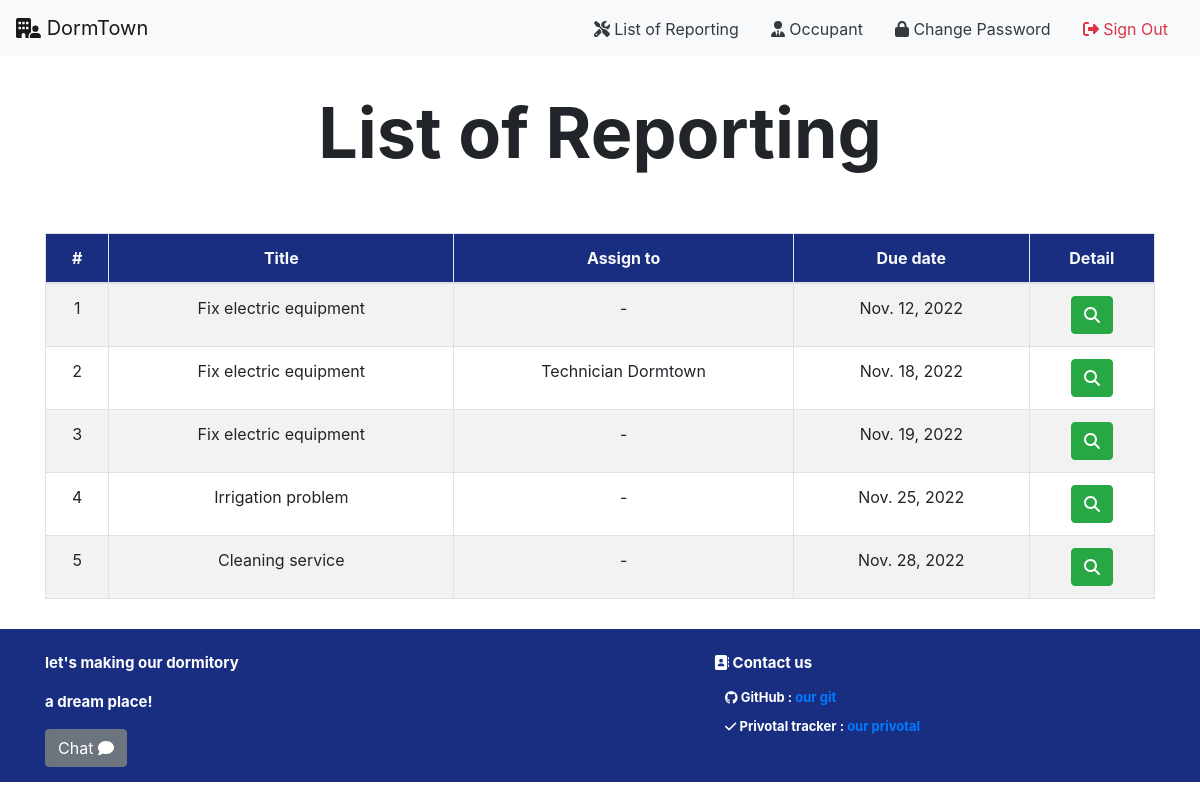
Page /occupant/report/all (signed in) on the committed database.
### occupant/models.py (models this page shows, shortened)
class UserInfo(models.Model):
    user_id = models.ForeignKey(
        User, on_delete=models.CASCADE, related_name="user_id")
    role_id = models.ForeignKey(
        Role, on_delete=models.CASCADE, related_name="role_id")
    room_id = models.ForeignKey(
        Room, on_delete=models.CASCADE, related_name="room_id", null=True)
    phone_number = models.CharField(max_length=10)
    address = models.CharField(max_length=100)
    street = models.CharField(max_length=50)
    state = models.CharField(max_length=50)
    city = models.CharField(max_length=50)
    country = models.CharField(max_length=20)
    zip_code = models.CharField(max_length=10)

class Role(models.Model):
    role_name = models.CharField(max_length=20)

class Report(models.Model):
    from_user_id = models.ForeignKey(
        User, on_delete=models.CASCADE, related_name="from_user_id")
    problem_type_id = models.ForeignKey(
        ProblemType, on_delete=models.CASCADE, related_name="problem_type_id")
    due_date = models.DateField()
    note = models.CharField(max_length=150)
    status_id = models.ForeignKey(
        StatusType, on_delete=models.CASCADE, related_name="status_id")
    assign_to_id = models.ForeignKey(
        User, on_delete=models.CASCADE, related_name="assign_to_id", null=True)
    role_id = models.ForeignKey(
        Role, on_delete=models.CASCADE, related_name="reported_role_id", null=True)

class ProblemType(models.Model):
    problem_name = models.CharField(max_length=30)
    def __str__(self):
        return f'{ self.problem_name }'

### occupant/views.py (the view)
# urls.py: path('report/all', views.list_report, name='list_report'),
def list_report(request):
    if not request.user.is_authenticated:
        return render(request, 'users/login.html', status=403)
    try:
        user = User.objects.get(pk=request.user.id)
        user_info = get_object_or_404(UserInfo, user_id=user)
        reports = Report.objects.filter(from_user_id=user).order_by('due_date')
    except:
        return render(request, 'rooms/500.html', status=500)
    return render(request, 'occupant/list_report.html', {
        'header': 'List of Report',
        'user_info': user_info,
        'reports': reports
    })

### occupant/templates/occupant/list_report.html
{% extends 'occupant/layout.html' %}
{% block body %}
<div class="text-center mt-4">
    <p class="header">List of Reporting</p>
</div>
<div class="container">
    <div class="py-3"></div>
    <table class="table table-bordered text-center table-striped">
        <thead class="text-light" style="background-color: #192e80;">
            <tr>
                <th>#</th>
                <th>Title</th>
                <th>Assign to</th>
                <th>Due date</th>
                <th>Detail</th>
            </tr>
        </thead>
        <tbodt>
            {% for report in reports %}
            <tr>
                <td>{{ forloop.counter }}</td>
                <td>{{ report.problem_type_id }}</td>
                {% if report.assign_to_id %}
                    <td>{{ report.assign_to_id.first_name }} {{ report.assign_to_id.last_name }}</td>
                {% else %}
                    <td>-</td>
                {% endif %}
                <td>{{ report.due_date }}</td>
                <td>
                    <a class="btn btn-success text-white" href="{% url 'occupant:get_report' report.id %}">
                        <i class="fa-solid fa-magnifying-glass"></i>
                    </a>
                </td>
            </tr>
            {% empty %}
            <tr>
                <td colspan="5"><i>No Data</i></td>
            </tr>
            {% endfor %}
        </tbodt>
    </table>
</div>
{% endblock %}

### occupant/templates/occupant/layout.html (shortened to what this page needs)
{% load static %}
<!DOCTYPE html>
<html>
<head>
  <link rel="stylesheet" href="https://cdn.jsdelivr.net/npm/bootstrap@4.3.1/dist/css/bootstrap.min.css" />
  {% load static %}
  <link href="{% static 'fontawesomefree/css/all.min.css' %}" rel="stylesheet" type="text/css" />
  <link rel="stylesheet" href="{% static 'rooms/styles.css' %}" />
  <link rel="stylesheet" href="{% static 'rooms/styles.css' %}" />
  <link rel="stylesheet" href="{% static 'chat/chat.css' %}" />
  <link rel="stylesheet" href="{% static 'manager/dashboard.css' %}" />
  <link href="{% static 'fontawesomefree/css/fontawesome.css' %}" rel="stylesheet" type="text/css">
  <link href="{% static 'fontawesomefree/css/brands.css' %}" rel="stylesheet" type="text/css">
  <link href="{% static 'fontawesomefree/css/solid.css' %}" rel="stylesheet" type="text/css">
  <link href="{% static 'fontawesomefree/css/all.min.css' %}" rel="stylesheet" type="text/css">
</head>
<body>
  {% load sweetify %}
  <nav class="navbar navbar-expand-lg navbar-light bg-light mb-2">
    <a class="navbar-brand" href="/">
      <i class="fa-solid fa-building-user"></i>
      DormTown
    </a>
    <div class="collapse navbar-collapse  w-100 order-3 dual-collapse2" id="navbarSupportedContent">
      <ul class="navbar-nav ml-auto">
        {% if user_info.role_id.role_name == 'Occupant' %}
        <li class="nav-item">
          <a href="{% url 'occupant:list_report' %}" class="text-dark mx-3 align-middle">
            <i class="fa-solid fa-screwdriver-wrench"></i>
            List of Reporting
          </a>
        </li>
        {% endif %}
        <li class="nav-item">
          <a href="/occupant" class="text-dark mx-3 align-middle">
            <i class="fa-solid fa-user-tie"></i>
            {{ user_info.role_id.role_name }}
          </a>
        </li>
        {% if request.user.is_authenticated %}
        <li class="nav-item">
          <a href="{% url 'users:change_password' %}" class="text-dark mx-3 align-middle">
            <i class="fa-solid fa-lock"></i>
            Change Password
          </a>
        </li>
        <li class="nav-item">
          <a class="text-danger mx-3 align-middle" href="{% url 'users:logout'%}" role="button">
            <i class="fa-solid fa-right-from-bracket"></i>
            Sign Out
          </a>
        </li>
        {% endif %}
      </ul>
    </div>
  </nav>
  <div class="container-fluid">
    {% block body %}
    {% endblock %}
  </div>
  <div class="footer">
    <div class="container">
      <div class="row pt-2">
        <div class="col-7" class="font-mid p-4">
          <p> let's making our dormitory</p>
          <p> a dream place!</p>
          {% if request.user.is_superuser == False and request.user.is_authenticated %}
          <a class="btn btn-secondary" href="/chat">
            Chat
            <i class="fa-solid fa-comment"></i>
          </a>
          {% endif %}
        </div>
        <div class="col">
          <p class="ml-1">
            <i class="fa-solid fa-address-book"></i>
            Contact us
          </p>
          <p class="detail">
            <i class="fa-brands fa-github"></i>
            GitHub : <a href="https://github.com/6310682718/DORMTOWN">our git</a>
          <p>
          <p class="detail">
            <i class="fa-solid fa-check"></i>
            Privotal tracker : <a href="https://www.pivotaltracker.com/n/projects/2606927">our privotal</a>
          </p>
        </div>
      </div>
    </div>
  </div>
</body>
</html>

### rooms/static/rooms/styles.css (style rules this page uses)
.header { font-weight: bolder; font-size: 70px; }
.footer { bottom: 0; font-size: 15px; background-color: #192e80; color: white; font-weight: bolder; margin-top: 30px; padding: 15px; }
.detail { font-size: 13px; margin-left: 15px; line-height: 7px; }
p { cursor: pointer; }

### manager/static/manager/dashboard.css (style rules this page uses)
:root { --height-box: 150px; --padding-box: 50px 0; --border-radius-box: 5px; }

### rows in the picture
UserInfo: role_id.role_name "Occupant"
Report: problem_type_id "Fix electric equipment", due_date "Nov. 12, 2022"
Report: problem_type_id "Fix electric equipment", assign_to_id.first_name "Technician", assign_to_id.last_name "Dormtown", due_date "Nov. 18, 2022"
Report: problem_type_id "Fix electric equipment", due_date "Nov. 19, 2022"
Report: problem_type_id "Irrigation problem", due_date "Nov. 25, 2022"
Report: problem_type_id "Cleaning service", due_date "Nov. 28, 2022"
